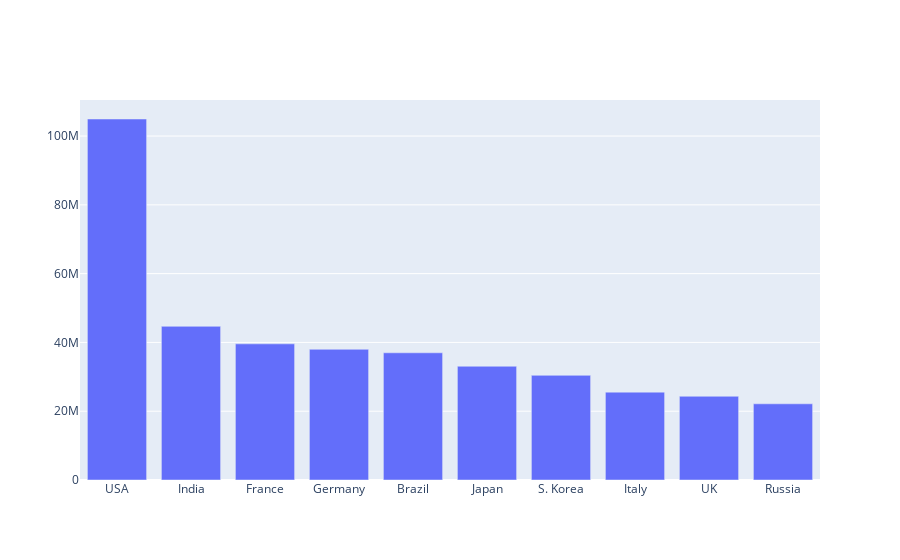

The cell this chart's notebook holds for it:
### Code cell
import plotly.graph_objects as go

fig = go.Figure([go.Bar(x=x, y=y1)])
fig.show()

### Figure 1 — Plotly figure (JSON) as saved in the notebook; plotly's stock layout.template omitted (floating-point values rounded to 4 significant figures)
{"data": [{"type": "bar", "x": ["USA", "India", "France", "Germany", "Brazil", "Japan", "S. Korea", "Italy", "UK", "Russia"], "y": [104964592, 44684917, 39586293, 38002611, 36987682, 33076693, 30429571, 25547414, 24341615, 22152402]}], "layout": {}}
